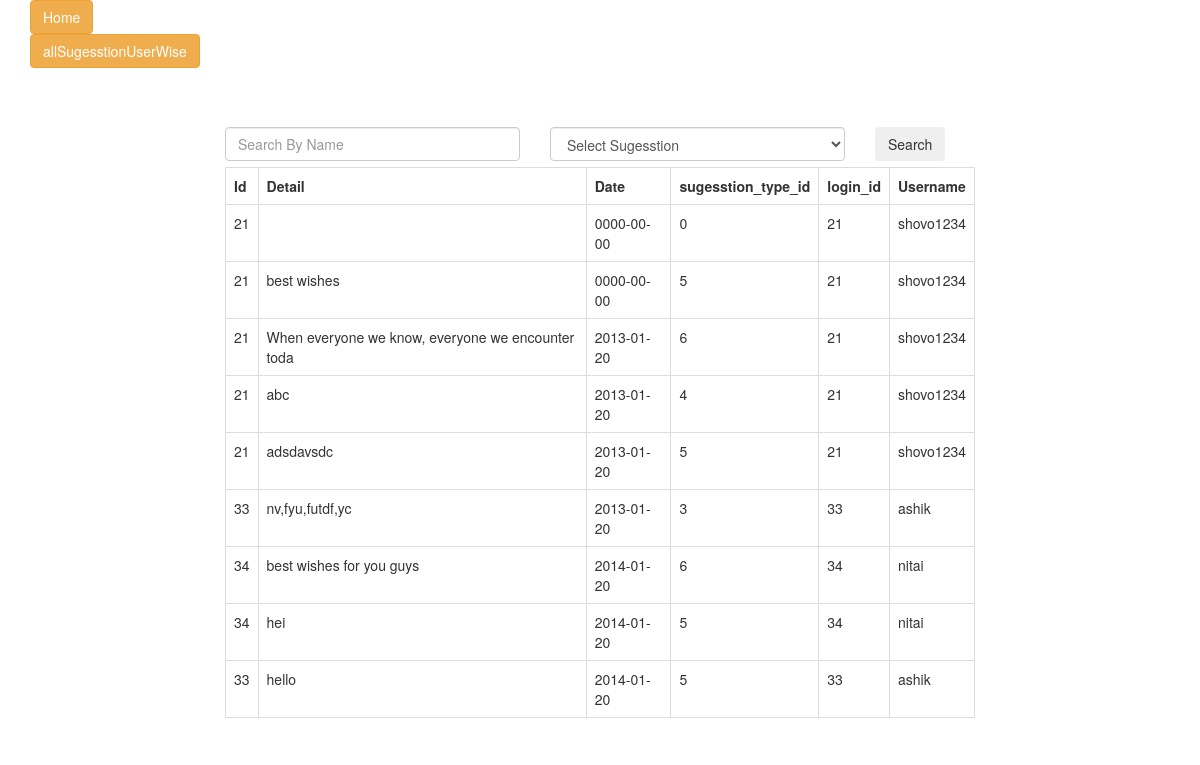
Page /allSugesstion.php on the committed database.
### tables this page shows
CREATE TABLE `suggestion` (
  `id` int(100) NOT NULL,
  `details` varchar(50) NOT NULL,
  `created_date` date NOT NULL,
  `sugesstion_type_id` int(100) NOT NULL,
  `login_id` int(100) NOT NULL
);

### Repository/SuggestionRepo.php (called while the page is built, shortened)
<?php
class SuggestionRepo{
      private $con = null;
      function __construct(){
          $this->con = mysqli_connect("localhost","root","","suggestion_box") or die(mysql_error());
      }
     function getAllsuggestion(){
            $sql= "SELECT suggestion.id,suggestion.details, suggestion.created_date, suggestion.sugesstion_type_id,suggestion.login_id,login.id,login.username FROM suggestion INNER JOIN login  on login.id = suggestion.login_id";
            return mysqli_query($this->con,$sql);
     }
}

### allSugesstion.php (the view, shortened to what this page needs)
<?php $con = mysqli_connect("localhost","root","","suggestion_box") or die(mysql_error());
include ('Repository/SuggestionRepo.php');
$repo= new SuggestionRepo();
if (isset($_POST['search'])){
				if (empty($_POST['search'])) {
					$result=$repo->getAllsuggestion();
				}
				else{
					$searchkey = $_POST['search'];
					$searchtype = $_POST['sugesstion_type'];
					 $result= $repo->search($searchkey,$searchtype);
				}
				}
 else
 	{
 	 $result=$repo->getAllsuggestion();
 	}
?>
<!DOCTYPE html>
<html lang="en">
<head>
	<link rel="stylesheet" href="https://maxcdn.bootstrapcdn.com/bootstrap/3.3.7/css/bootstrap.min.css">
</head>
<body>
	<div class="container">
	<input type=button class="btn btn-warning" onClick="location.href='http://localhost/suggestion_box/createSugession.php'" value='Home'>
	<br>
	<input type=button class="btn btn-warning" onClick="location.href='http://localhost/suggestion_box/allSugesstionUserWise.php'" value=' allSugesstionUserWise'>
		<div class="row">
			<div class="col-md-8 col-md-offset-2" style="margin-top: 5%;">
				<div class="row">
				<form action="" method="POST">
					<div class="col-md-5">
						<input type="text" name="search" class='form-control' placeholder="Search By Name" value="" >
					</div>
					<div class="col-md-5">
                        <select name="sugesstion_type" id="sugesstion_type"  class="form-control" >
                        <option value selected >Select Sugesstion</option>
	                    </select>
                		</div>
					<div class="col-md-2 text-left">
					<button class="btn" >Search</button>
					</div>
				</form>
				<br>
				<br>
				</div>
				<table class="table table-bordered ">
					<tr>
						<th>Id</th>
						<th>Detail</th>
						<th>Date</th>
						<th>sugesstion_type_id</th>
						<th>login_id</th>
						<th>Username</th>
                    </tr>
					<?php while($row= mysqli_fetch_array($result)){
					?>
					<tr>
						<td><?php echo $row["id"]?></td>
						<td><?php echo $row["details"]?></td>
						<td><?php echo $row["created_date"]?></td>
						<td><?php echo $row["sugesstion_type_id"]?></td>
						<td><?php echo $row["login_id"]?></td>
						<td><?php echo $row["username"]?></td>
					</tr>
				<?php }
				?>
				</table>
			</div>
		</div>
	</div>
</body>
</html>

### rows in the picture
suggestion: login "21", created_date "0000-00-00", sugesstion_type "0", login.username "shovo1234"
suggestion: login "21", details "best wishes", created_date "0000-00-00", sugesstion_type "5", login.username "shovo1234"
suggestion: login "21", details "When everyone we know, everyone we encounter toda", created_date "2013-01-20", sugesstion_type "6", login.username "shovo1234"
suggestion: login "21", details "abc", created_date "2013-01-20", sugesstion_type "4", login.username "shovo1234"
suggestion: login "21", details "adsdavsdc", created_date "2013-01-20", sugesstion_type "5", login.username "shovo1234"
suggestion: login "33", details "nv,fyu,futdf,yc", created_date "2013-01-20", sugesstion_type "3", login.username "ashik"
suggestion: login "34", details "best wishes for you guys", created_date "2014-01-20", sugesstion_type "6", login.username "nitai"
suggestion: login "34", details "hei", created_date "2014-01-20", sugesstion_type "5", login.username "nitai"
suggestion: login "33", details "hello", created_date "2014-01-20", sugesstion_type "5", login.username "ashik"
